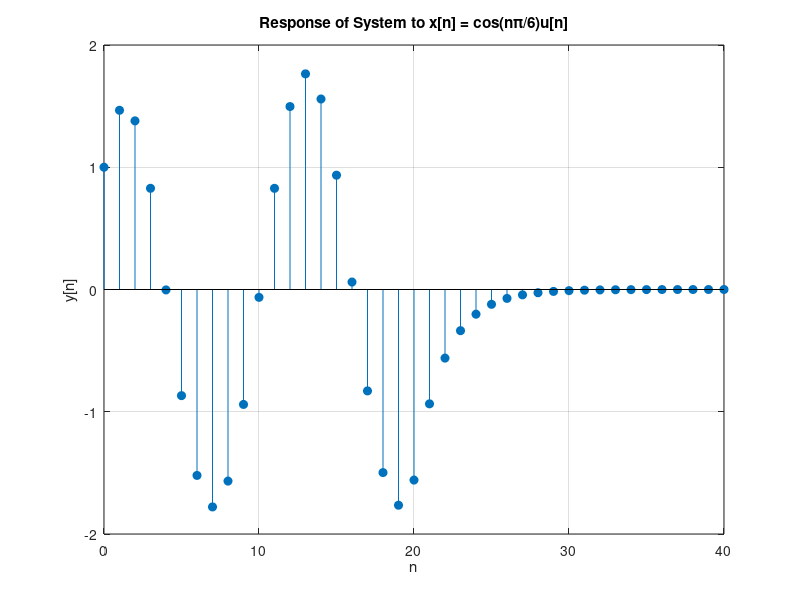

Here is the MATLAB script that generated this plot:
% Response of an LTI system to x[n] = cos(nπ/6)u[n]
n = 0:20;
x = cos(n * pi / 6);  % Input x[n] = cos(nπ/6)u[n]
h = (0.6).^n;  % Impulse response

y = conv(x, h);  % Convolution
ny = 0:length(y)-1;

% Plot the graph
figure;
stem(ny, y, 'filled');
xlabel('n'); 
ylabel('y[n]');
title('Response of System to x[n] = cos(nπ/6)u[n]');
grid on;
